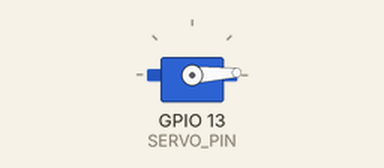
The sketch below on a simulated ESP32. Shown: servo. What the sketch prints to the serial monitor is not drawn.

Above: at 0.05 s.
At 1.4 s:
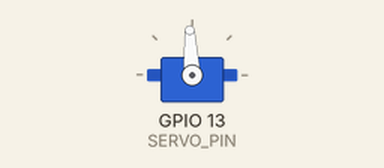
At 2.8 s:
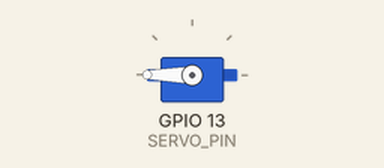
At 5.6 s:
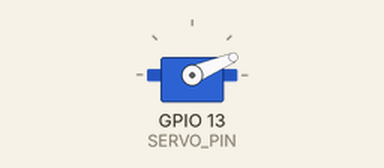
Timing chart, 0 to 8.4 s (numbered marks = the images above):
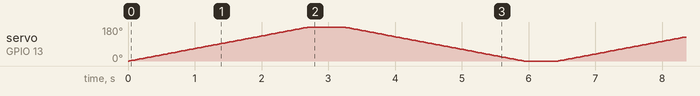

The sketch:

SimpleServo.ino
```cpp
/*
 * SimpleServo.ino
 * -------------------------------------------------------------
 * Contoh PALING RINGKAS: gerak servo pakai board ESP32.
 *
 * Guna library "ESP32Servo" (BUKAN library Servo.h biasa),
 * sebab Servo.h standard Arduino tak serasi dengan ESP32.
 *
 * Install dulu: Sketch -> Include Library -> Manage Libraries
 *   -> cari "ESP32Servo" (by Kevin Harrington) -> Install
 *
 * Kelakuan:
 *   Servo bergerak dari 0 -> 180 darjah, tunggu sekejap,
 *   pastu balik 180 -> 0 darjah, ulang selama-lamanya.
 *
 * Sambungan (ESP32):
 *   Servo Signal (oren/kuning) -> GPIO 13
 *   Servo VCC     (merah)      -> pin 5V / VIN pada ESP32
 *   Servo GND     (coklat)     -> pin GND pada ESP32
 *
 *   * Untuk servo kecil (SG90), kuasa dari USB-C ESP32 cukup.
 *   * Untuk servo besar (MG996R) atau lebih dari 1 servo, guna
 *     power supply 5V berasingan dan sambung GND sama (common ground).
 * -------------------------------------------------------------
 */

#include <ESP32Servo.h>

const int SERVO_PIN = 13;   // pin signal servo

Servo myServo;

void setup() {
  Serial.begin(115200);

  myServo.attach(SERVO_PIN);   // sambung servo ke pin
  Serial.println(F("=== SimpleServo sedia ==="));
}

void loop() {
  // Gerak 0 -> 180 darjah, sikit-sikit
  for (int angle = 0; angle <= 180; angle += 1) {
    myServo.write(angle);
    delay(15);   // laju gerakan (ms setiap 1 darjah)
  }

  delay(500);   // tahan sekejap di 180

  // Gerak balik 180 -> 0 darjah
  for (int angle = 180; angle >= 0; angle -= 1) {
    myServo.write(angle);
    delay(15);
  }

  delay(500);   // tahan sekejap di 0
}
```
